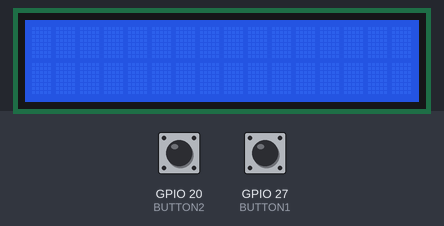
Bench run of a program on a simulated Raspberry Pi (BCM pin numbers). Shown: 16×2 character LCD. The inputs (shaded band) are chosen by the test bench; at power-on: GPIO 20 (BUTTON2) LOW, GPIO 27 (BUTTON1) LOW. The clock reads 2024-03-15 10:24:30 at power-on unless the program sets it; what the program prints to the terminal is not drawn.

Above: at 1.2 s.
1.3 s: GPIO 20 (BUTTON2) pulled HIGH for 0.15 s
At 1.46 s:
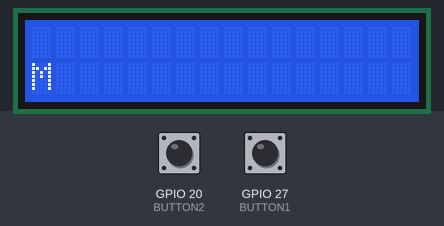
At 2.5 s:
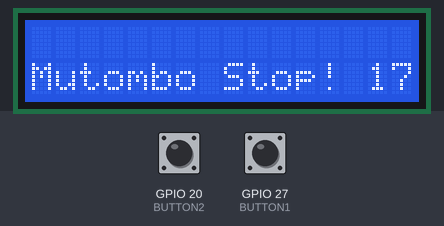
Timing chart, 0 to 4.3 s (numbered marks = the images above; inputs shaded):
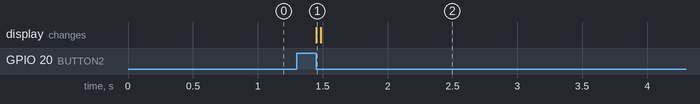

The program:

doubleSwitch.py
```python
# !/usr/bin/env python
# Author: Thiele
# Trigger on cable disconnect
# IMPORTANT! Both Pins connected to 3.3 V

from Adafruit_CharLCD import Adafruit_CharLCD
import time
import RPi.GPIO as GPIO

GPIO.setmode(GPIO.BCM)

lcd = Adafruit_CharLCD(rs=4, en=17,
                       d4=18, d5=22, d6=23, d7=24,
                       cols=16, lines=2)

lcd.set_cursor(0, 0)
BUTTON1 = 27
GPIO.setup(BUTTON1, GPIO.IN, pull_up_down=GPIO.PUD_DOWN)

BUTTON2 = 20
GPIO.setup(BUTTON2, GPIO.IN, pull_up_down=GPIO.PUD_DOWN)

start_time = 0

def startTimer(channel):

    print("Button 1 pressed!")
    lcd.message("Mutombo Start!")
    # start timer
    global start_time
    start_time = time.time()

    return


def stopTimer(channel):
    lcd.set_cursor(0, 1)
    elapsed_time = time.time() - start_time
    message = "Mutombo Stop! " + (str(elapsed_time))
    lcd.message(message)
    print(elapsed_time)
    GPIO.cleanup()

    return

GPIO.add_event_detect(BUTTON1, GPIO.FALLING, callback=startTimer, bouncetime=300)
GPIO.add_event_detect(BUTTON2, GPIO.FALLING, callback=stopTimer, bouncetime=300)

try:
    while True:
        time.sleep(1)

except KeyboardInterrupt:
    # print("ende gelaende")
    # elapsed_time = time.time() - start_time
    # print(elapsed_time)
    GPIO.cleanup()
```

Measured:
- after the input at 1.3 s, the display: changes after 0.15 s (image 1)
